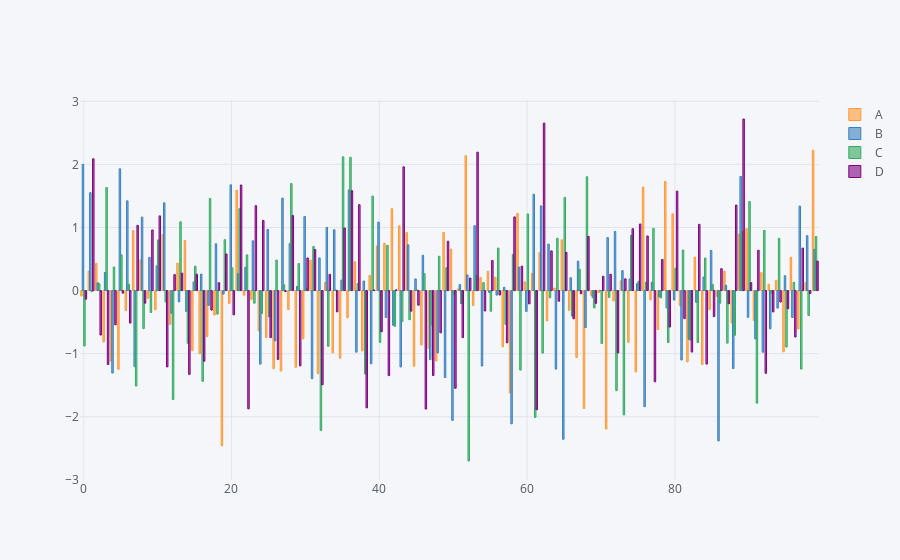

Notebook code cell kept with this figure:
### Code cell
# Not useful: a bar for each data point
df.iplot(kind='bar')
